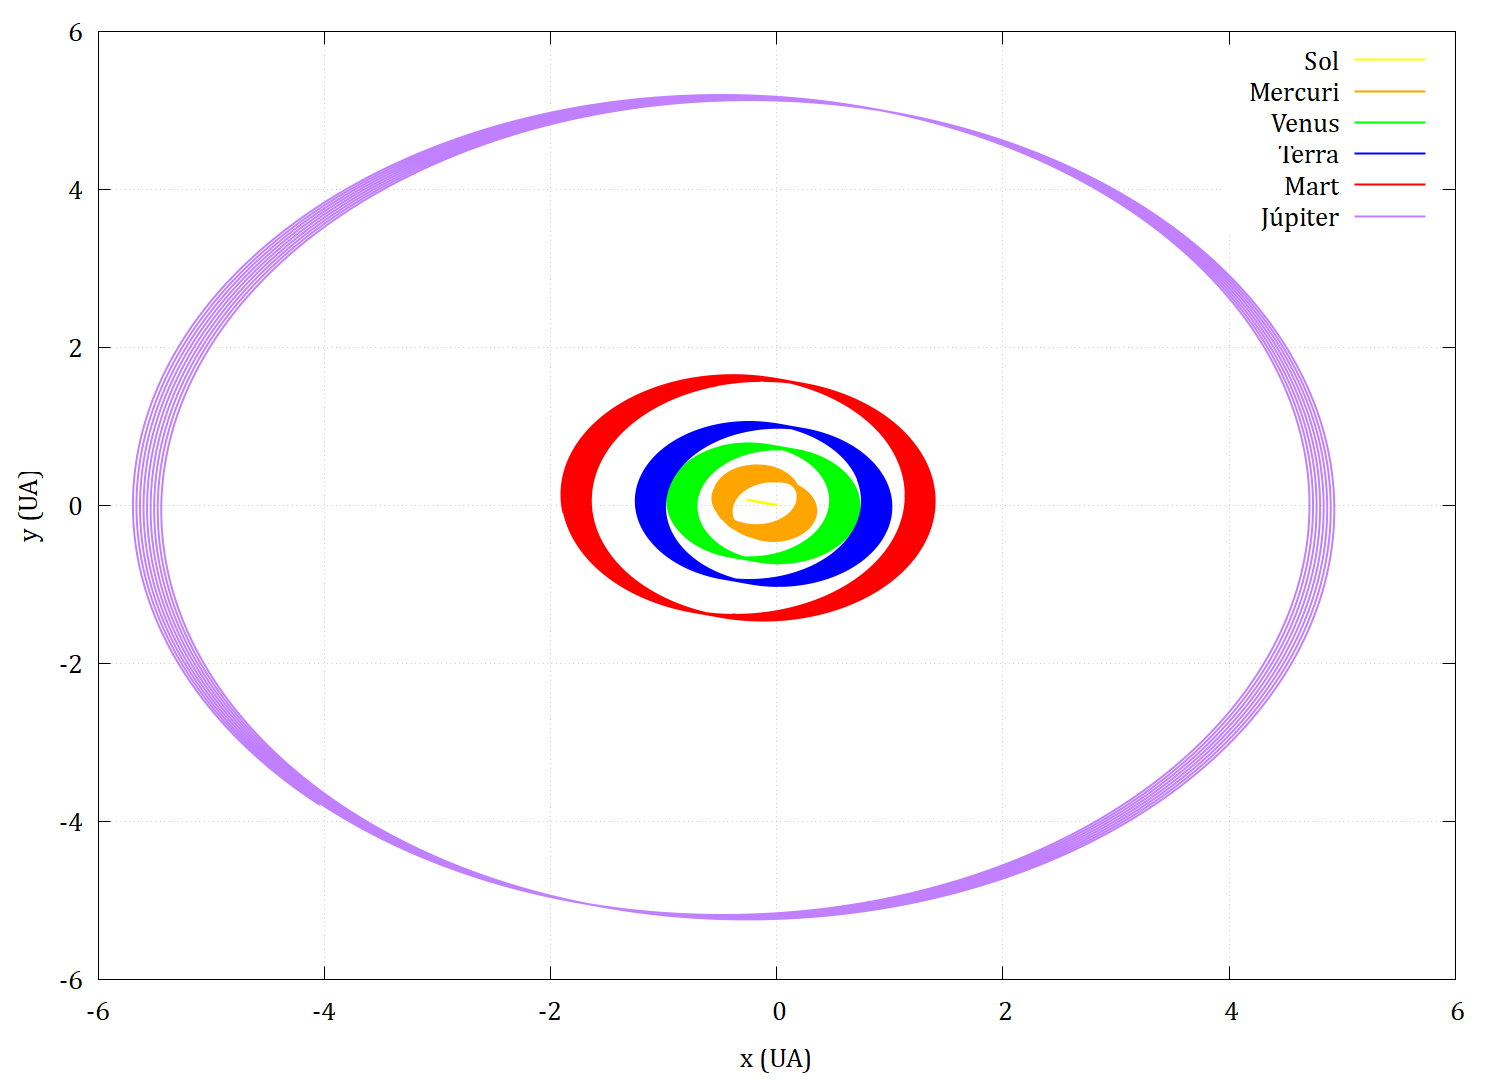

Generate this figure with gnuplot:
set terminal pngcairo enhanced size 1500,1080 font "Cambria, 24"
set output "orbites_euler_100_d1dia.png" 

set xlabel "x (UA)"
set ylabel "y (UA)"
set xrange [-6:6]
set yrange [-6:6]
set grid


plot "sol_100_d1dia.dat" with lines lw 2 lc rgb "yellow" title "Sol", \
     "mercuri_100_d1dia.dat" with lines lw 2 lc rgb "orange" title "Mercuri", \
     "venus_100_d1dia.dat" with lines lw 2 lc rgb "green" title "Venus", \
     "terra_100_d1dia.dat" with lines lw 2 lc rgb "blue" title "Terra", \
     "mart_100_d1dia.dat" with lines lw 2 lc rgb "red" title "Mart", \
     "jupiter_100_d1dia.dat" with lines lw 2 lc rgb "purple" title "Júpiter"

set output
